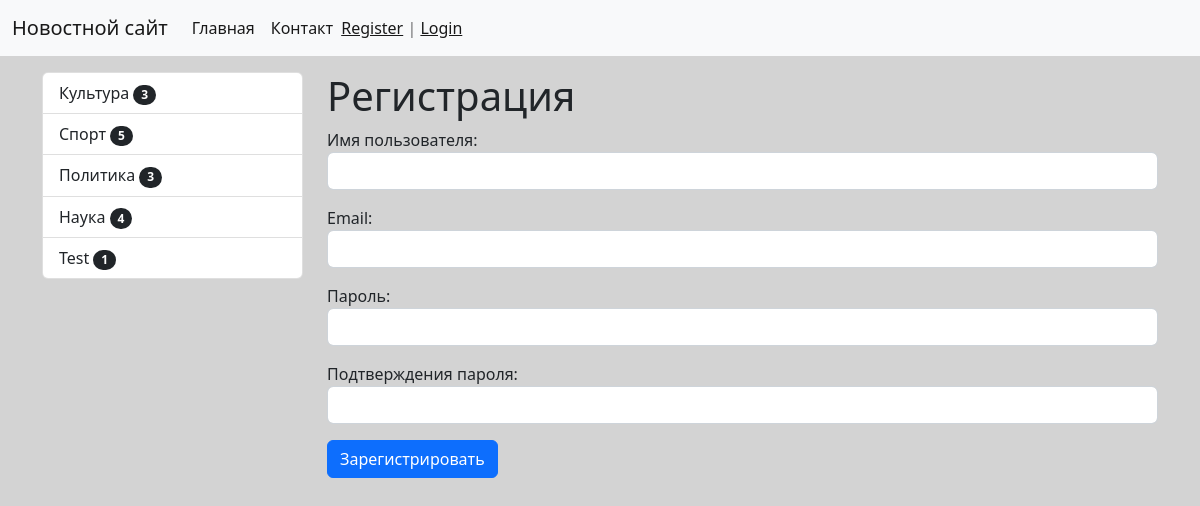
Screenshot of /register/ with the database file from the repository.
### news/models.py (models this page shows, shortened)
class Category(models.Model):
    title = models.CharField(max_length=150, db_index=True, verbose_name='Наименование категории')
    def get_absolute_url(self):
        return reverse('category', kwargs= {'category_id': self.pk})
    class Meta:
        verbose_name = 'Категория'
        verbose_name_plural = 'Категории'
        ordering = ['title']

### news/views.py (the view)
# urls.py: path('register/', registers, name='registers'),
def registers(request):
    if request.method == "POST":
        form = UserRegisterForm(request.POST)
        if form.is_valid():
            user = form.save()
            login(request,user)
            messages.success(request, 'Вы успешно зарегистрировались!')
            return redirect('home')
        else:
            messages.error(request, 'Ошибка регистрации' )
    else:
        form = UserRegisterForm()
    return render(request, 'news/register.html', {"form": form})

### news/forms.py
class UserRegisterForm(UserCreationForm):
    username = forms.CharField(label='Имя пользователя', widget=forms.TextInput(attrs={"class":"form-control", 'autocomplete' : "off"}))
    password1 = forms.CharField(label='Пароль', widget=forms.PasswordInput(attrs={"class":"form-control", 'autofocus' : None}))
    password2 = forms.CharField(label='Подтверждения пароля', widget=forms.PasswordInput(attrs={"class":"form-control", 'autofocus' : None}))
    email = forms.EmailField(label='Email', widget=forms.EmailInput(attrs={"class":"form-control", 'autocomplete' : "off"}))
    class Meta():
        model = User
        fields = ('username', 'email', 'password1', 'password2')

### news/templatetags/news_tags.py (called while the page is built)
@register.inclusion_tag('news/list_categories.html')
def show_categories():
    categories = cache.get('categories')
    if not categories:
        categories = Category.objects.annotate(cnt=Count('news', filter=F('news__is_published'))).filter(cnt__gt=0)
        cache.set('categories', categories, 30)
    else:
        pass
    return {'categories': categories}

### news/templates/news/register.html (shortened to what this page needs)
{% extends "base.html" %}
{% block sidebar %}
{% include 'inc/_sidebar.html' %}
{% endblock  %}
{% block content %}
<h1>Регистрация</h1>
<form method="post">
    {{ form.as_p }}
    <button type="submit" class="btn btn-primary btn-block">
        Зарегистрировать
    </button>
</form>
{% endblock  %}

### news/templates/news/list_categories.html
<div class="list-group">
    {% for item in categories %}
    <a href="{{ item.get_absolute_url }}" class="list-group-item list-group-item-action"> {{ item.title }}
        <span class="badge bg-dark rounded-pill mx-auto "> {{ item.cnt }} </span>
    </a>
    {% endfor %}
</div>

### testsite/static/css/style.css (style rules this page uses)
body { background-color: rgba(53, 52, 52, 0.216); }

### rows the page displays
Category: title "Культура", cnt "3"
Category: title "Спорт", cnt "5"
Category: title "Политика", cnt "3"
Category: title "Наука", cnt "4"
Category: title "Test", cnt "1"
